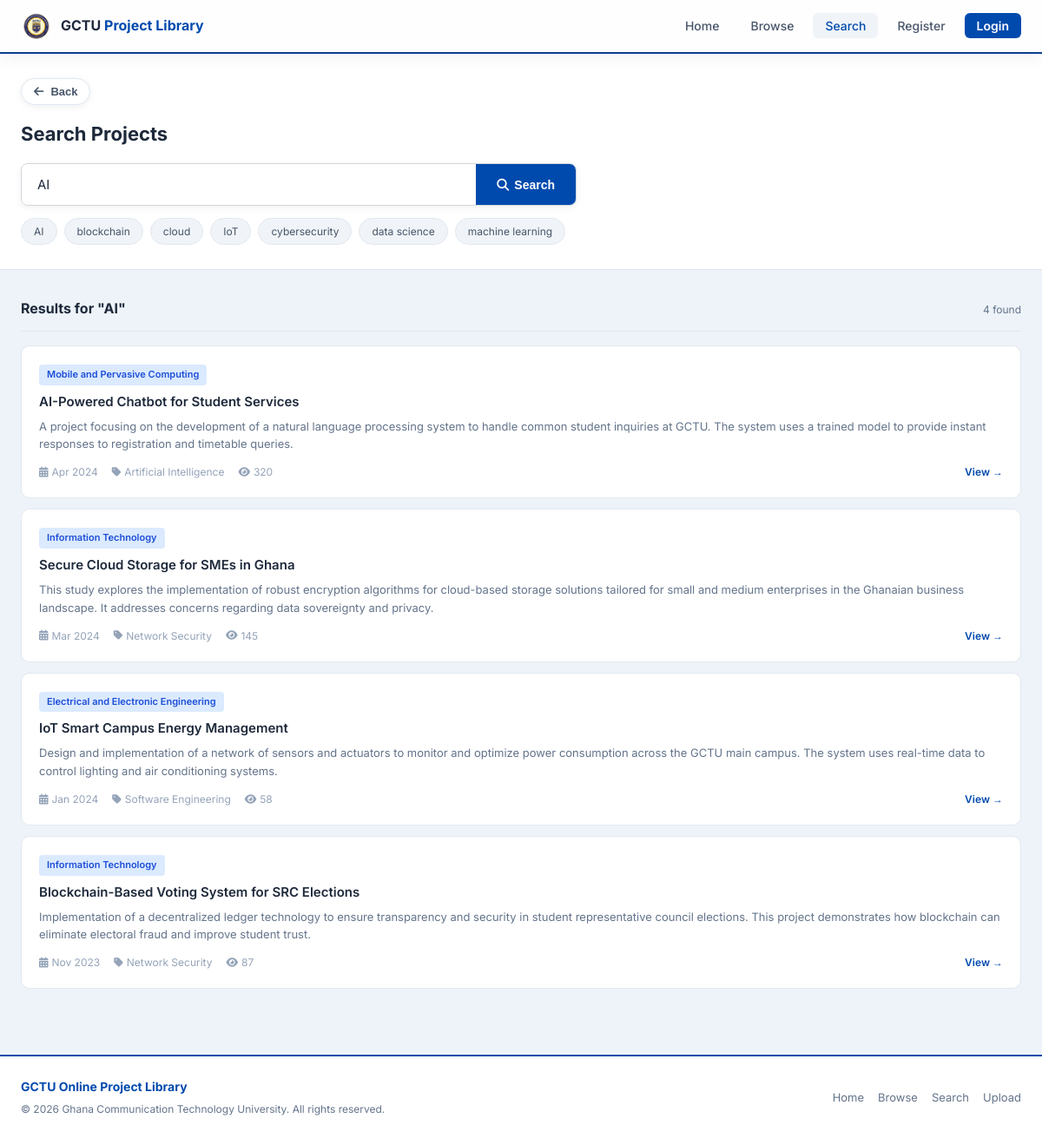
The app's page /search.php?q=AI with its own data.
### tables this page shows
CREATE TABLE projects (
    project_id INT AUTO_INCREMENT PRIMARY KEY,
    title VARCHAR(255) NOT NULL,
    abstract TEXT NOT NULL,
    keywords VARCHAR(255),
    category_id INT,
    department_id INT,
    file_path VARCHAR(255),
    upload_date DATE NOT NULL,
    uploader_id INT,
    approval_status ENUM('pending', 'approved', 'rejected') DEFAULT 'pending',
    view_count INT DEFAULT 0,
    FOREIGN KEY (category_id) REFERENCES categories(category_id) ON DELETE SET NULL,
    FOREIGN KEY (department_id) REFERENCES departments(department_id) ON DELETE SET NULL,
    FOREIGN KEY (uploader_id) REFERENCES users(user_id) ON DELETE SET NULL
);

CREATE TABLE departments (
    department_id INT AUTO_INCREMENT PRIMARY KEY,
    department_name VARCHAR(100) NOT NULL,
    department_code VARCHAR(10) NOT NULL UNIQUE
);

CREATE TABLE categories (
    category_id INT AUTO_INCREMENT PRIMARY KEY,
    category_name VARCHAR(100) NOT NULL UNIQUE,
    description TEXT
);

### search.php (the view, shortened to what this page needs)
<?php
require_once 'config/db.php';
$q = trim($_GET['q'] ?? '');
$page = max(1, (int)($_GET['page'] ?? 1));
$per_page = 12;
$projects = [];
$total_projects = 0;
if ($q) {
    $t = "%$q%";
    $count = $pdo->prepare("SELECT COUNT(*) FROM projects p WHERE p.approval_status='approved' AND (p.title LIKE ? OR p.keywords LIKE ? OR p.abstract LIKE ?)");
    $count->execute([$t, $t, $t]);
    $total_projects = (int)$count->fetchColumn();
    $total_pages = max(1, (int)ceil($total_projects / $per_page));
    $page = min($page, $total_pages);
    $offset = ($page - 1) * $per_page;
    $s = $pdo->prepare("SELECT p.*, d.department_name, c.category_name FROM projects p JOIN departments d ON p.department_id=d.department_id JOIN categories c ON p.category_id=c.category_id WHERE p.approval_status='approved' AND (p.title LIKE ? OR p.keywords LIKE ? OR p.abstract LIKE ?) ORDER BY p.upload_date DESC, p.project_id DESC LIMIT $per_page OFFSET $offset");
    $s->execute([$t,$t,$t]);
    $projects = $s->fetchAll();
}
require_once 'includes/header.php';
?>
<div class="search-top">
    <div class="container">
        <div style="margin-bottom:16px;">
            <button type="button" class="back-button secondary" onclick="goBackSafely();"><i class="fas fa-arrow-left"></i> Back</button>
        </div>
        <h1 style="font-size:22px; font-weight:700; margin-bottom:16px;">Search Projects</h1>
        <form action="search.php" method="GET" class="big-search">
            <input type="text" name="q" value="<?php echo htmlspecialchars($q); ?>" placeholder="Search by title, keyword or abstract…" autofocus>
            <button type="submit"><i class="fas fa-search"></i> Search</button>
        </form>
        <div class="chips">
            <?php foreach (['AI','blockchain','cloud','IoT','cybersecurity','data science','machine learning'] as $kw): ?>
                <a href="search.php?q=<?php echo urlencode($kw); ?>" class="chip"><?php echo $kw; ?></a>
            <?php endforeach; ?>
        </div>
    </div>
</div>
<div class="results-area">
    <div class="container">
        <?php if ($q): ?>
            <div style="display:flex; justify-content:space-between; align-items:center; margin-bottom:16px; padding-bottom:12px; border-bottom:1px solid #e2e8f0;">
                <h2 style="font-size:16px; font-weight:700;">Results for "<?php echo htmlspecialchars($q); ?>"</h2>
                <span class="text-muted text-sm"><?php echo $total_projects; ?> found</span>
            </div>
            <?php if (empty($projects)): ?>
                <div class="no-result">
                    <i class="fas fa-search"></i>
                    <h3>No results found</h3>
                    <p>Try different keywords or <a href="browse.php" class="text-blue">browse all projects</a>.</p>
                </div>
            <?php else: ?>
                <?php foreach ($projects as $p): ?>
                    <a href="project.php?id=<?php echo $p['project_id']; ?>" class="proj-card">
                        <span class="badge badge-blue"><?php echo htmlspecialchars($p['department_name']); ?></span>
                        <h3><?php echo htmlspecialchars($p['title']); ?></h3>
                        <p class="abstract"><?php echo htmlspecialchars($p['abstract']); ?></p>
                        <div class="card-meta">
                            <span><i class="fas fa-calendar-alt"></i> <?php echo date('M Y', strtotime($p['upload_date'])); ?></span>
                            <span><i class="fas fa-tag"></i> <?php echo htmlspecialchars($p['category_name']); ?></span>
                            <span><i class="fas fa-eye"></i> <?php echo $p['view_count']; ?></span>
                            <span style="margin-left:auto; color:#004AAD; font-weight:600;">View &rarr;</span>
                        </div>
                    </a>
                <?php endforeach; ?>
            <?php endif; ?>
        <?php endif; ?>
    </div>
</div>
<?php require_once 'includes/footer.php'; ?>

### includes/header.php (style rules this page uses)
* { box-sizing: border-box; margin: 0; padding: 0; }
body { font-family: 'Inter', sans-serif; background: #edf3f8; color: #1e293b; font-size: 14px; line-height: 1.6; }
a { color: inherit; text-decoration: none; }
.container { max-width: 1200px; margin: 0 auto; padding: 0 24px; }
.back-button { display: inline-flex; align-items: center; gap: 8px; padding: 8px 14px; border: 1px solid rgba(255,255,255,0.35); border-radius: 999px; background: rgba(255,255,255,0.08); color: #fff; font-size: 13px; font-weight: 600; line-height: 1; cursor: pointer; transition: background 0.2s ease, transform 0.2s ease, border-color 0.2s ease; text-decoration: none; }
.back-button.secondary { background: #fff; border-color: #dfe7f1; color: #475569; box-shadow: 0 2px 8px rgba(15, 23, 42, 0.06); }
.badge { display: inline-block; font-size: 11px; font-weight: 600; padding: 3px 9px; border-radius: 4px; }
.badge-blue { background: #dbeafe; color: #1d4ed8; }
.text-muted { color: #64748b; }
.text-sm { font-size: 12px; }

### search.php (style rules this page uses)
.search-top { background: #fff; border-bottom: 1px solid #e2e8f0; padding: 28px 0; }
.big-search { display: flex; max-width: 640px; border: 1px solid #d1d5db; border-radius: 8px; overflow: hidden; background: #fff; box-shadow: 0 2px 8px rgba(0,0,0,0.06); }
.big-search input { flex:1; border:none; padding:14px 18px; font-size:15px; font-family:inherit; color:#1e293b; }
.big-search button { background:#004AAD; color:#fff; border:none; padding:14px 24px; font-weight:700; font-size:14px; cursor:pointer; display:flex; align-items:center; gap:6px; white-space:nowrap; }
.chips { display:flex; gap:8px; margin-top:14px; flex-wrap:wrap; }
.chip { padding:5px 14px; background:#f0f4f8; border:1px solid #e2e8f0; border-radius:20px; font-size:12px; color:#475569; text-decoration:none; transition:all 0.15s; }
.results-area { padding: 32px 0 64px; }
.proj-card { background:#fff; border:1px solid #e2e8f0; border-radius:10px; padding:20px; margin-bottom:12px; display:block; text-decoration:none; color:inherit; transition:box-shadow 0.2s, border-color 0.2s; }
.proj-card h3 { font-size:15px; font-weight:600; color:#1e293b; margin:8px 0 8px; line-height:1.4; }
.proj-card .abstract { font-size:13px; color:#64748b; line-height:1.6; margin-bottom:12px; display:-webkit-box; -webkit-line-clamp:2; -webkit-box-orient:vertical; overflow:hidden; }
.proj-card .card-meta { display:flex; gap:16px; font-size:12px; color:#94a3b8; }
.proj-card .card-meta span { display:flex; align-items:center; gap:4px; }

### records on screen
projects: department.department_name "Mobile and Pervasive Computing", title "AI-Powered Chatbot for Student Services", abstract "A project focusing on the development of a natural language processing system to handle common student inquiries at GCTU. The system uses a trained model to provide instant responses to registration and timetable queries.", upload_date "Apr 2024", category.category_name "Artificial Intelligence", view_count "320"
projects: department.department_name "Information Technology", title "Secure Cloud Storage for SMEs in Ghana", abstract "This study explores the implementation of robust encryption algorithms for cloud-based storage solutions tailored for small and medium enterprises in the Ghanaian business landscape. It addresses concerns regarding data sovereignty and privacy.", upload_date "Mar 2024", category.category_name "Network Security", view_count "145"
projects: department.department_name "Electrical and Electronic Engineering", title "IoT Smart Campus Energy Management", abstract "Design and implementation of a network of sensors and actuators to monitor and optimize power consumption across the GCTU main campus. The system uses real-time data to control lighting and air conditioning systems.", upload_date "Jan 2024", category.category_name "Software Engineering", view_count "58"
projects: department.department_name "Information Technology", title "Blockchain-Based Voting System for SRC Elections", abstract "Implementation of a decentralized ledger technology to ensure transparency and security in student representative council elections. This project demonstrates how blockchain can eliminate electoral fraud and improve student trust.", upload_date "Nov 2023", category.category_name "Network Security", view_count "87"

### other values on screen
$kw "AI"
$kw "blockchain"
$kw "cloud"
$kw "IoT"
$kw "cybersecurity"
$kw "data science"
$kw "machine learning"
$q "AI"
$total_projects "4"
